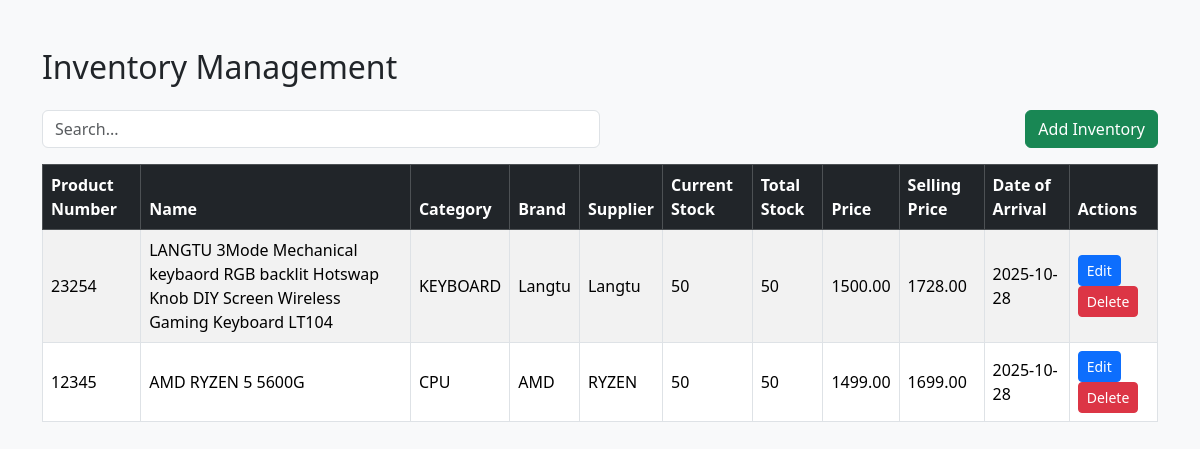
/tabs/inventory/inventory.php, run on an earlier commit of the app's database.
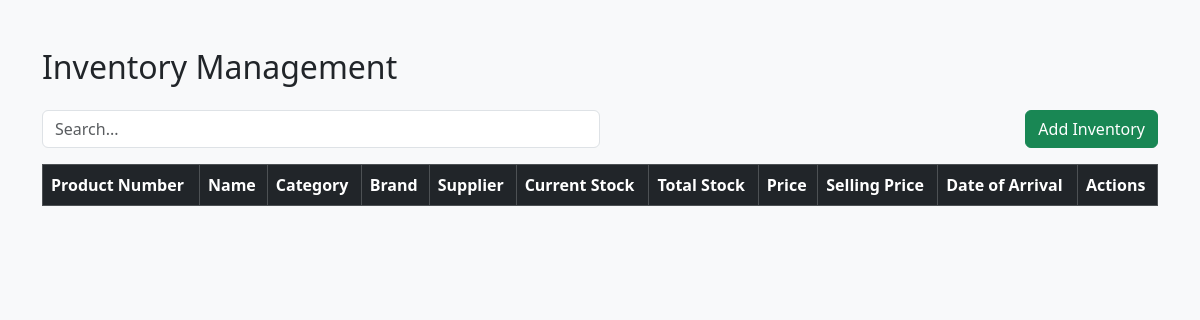
And on a later commit of the database.
### tables this page shows
CREATE TABLE `inventory` (
  `id` bigint(20) UNSIGNED NOT NULL,
  `product_number` varchar(255) NOT NULL,
  `name` varchar(255) NOT NULL,
  `description` text DEFAULT NULL,
  `category` varchar(255) NOT NULL,
  `brand` varchar(255) DEFAULT NULL,
  `supplier` varchar(255) DEFAULT NULL,
  `current_stock` int(11) NOT NULL DEFAULT 0,
  `total_stock` int(11) NOT NULL DEFAULT 0,
  `price` decimal(10,2) NOT NULL,
  `selling_price` decimal(10,2) NOT NULL,
  `barcode` varchar(255) NOT NULL,
  `date_of_arrival` date NOT NULL,
  `created_at` timestamp NULL DEFAULT NULL,
  `updated_at` timestamp NULL DEFAULT NULL
);

### tabs/inventory/inventory.php (the view, shortened to what this page needs)
<?php
include '../../database/db_connect.php';
$searchQuery = isset($_GET['search']) ? $_GET['search'] : '';
$sql = "SELECT * FROM inventory WHERE 1";
$sql .= " ORDER BY id DESC";
$stmt = $conn->prepare($sql);
$stmt->execute();
$result = $stmt->get_result();
?>
<!DOCTYPE html>
<html lang="en">
<head>
<link href="https://cdn.jsdelivr.net/npm/bootstrap@5.3.2/dist/css/bootstrap.min.css" rel="stylesheet">
</head>
<body class="bg-light">
<div class="container mt-5">
    <h2 class="mb-4">Inventory Management</h2>
    <div class="d-flex justify-content-between mb-3">
        <input type="text" id="searchBox" class="form-control w-50" placeholder="Search..." value="<?= htmlspecialchars($searchQuery) ?>">
        <button class="btn btn-success" data-bs-toggle="modal" data-bs-target="#addModal">Add Inventory</button>
    </div>
    <div class="table-responsive">
        <table class="table table-bordered table-striped align-middle">
            <thead class="table-dark">
                <tr>
                    <th>Product Number</th>
                    <th>Name</th>
                    <th>Category</th>
                    <th>Brand</th>
                    <th>Supplier</th>
                    <th>Current Stock</th>
                    <th>Total Stock</th>
                    <th>Price</th>
                    <th>Selling Price</th>
                    <th>Date of Arrival</th>
                    <th>Actions</th>
                </tr>
            </thead>
            <tbody>
            <?php while ($row = $result->fetch_assoc()): ?>
                <tr>
                    <td><?= htmlspecialchars($row['product_number']) ?></td>
                    <td><?= htmlspecialchars($row['name']) ?></td>
                    <td><?= htmlspecialchars($row['category']) ?></td>
                    <td><?= htmlspecialchars($row['brand']) ?></td>
                    <td><?= htmlspecialchars($row['supplier']) ?></td>
                    <td><?= $row['current_stock'] ?></td>
                    <td><?= $row['total_stock'] ?></td>
                    <td><?= $row['price'] ?></td>
                    <td><?= $row['selling_price'] ?></td>
                    <td><?= $row['date_of_arrival'] ?></td>
                    <td>
                        <button class="btn btn-primary btn-sm" data-bs-toggle="modal" data-bs-target="#editModal<?= $row['id'] ?>">Edit</button>
                        <a href="inventory_crud.php?delete=<?= $row['id'] ?>" class="btn btn-danger btn-sm" onclick="return confirm('Are you sure you want to delete this item?');">Delete</a>
                    </td>
                </tr>
            <?php endwhile; ?>
            </tbody>
        </table>
    </div>
</div>
</body>
</html>

What changed in the data, as far as the page shows it:
removed inventory: product_number "23254", name "LANGTU 3Mode Mechanical keybaord RGB backlit Hotswap Knob DIY Screen Wireless Gaming Keyboard LT104", category "KEYBOARD", brand "Langtu", supplier "Langtu", current_stock "50", total_stock "50", price "1500.00", selling_price "1728.00", date_of_arrival "2025-10-28"
removed inventory: product_number "12345", name "AMD RYZEN 5 5600G", category "CPU", brand "AMD", supplier "RYZEN", current_stock "50", total_stock "50", price "1499.00", selling_price "1699.00", date_of_arrival "2025-10-28"
